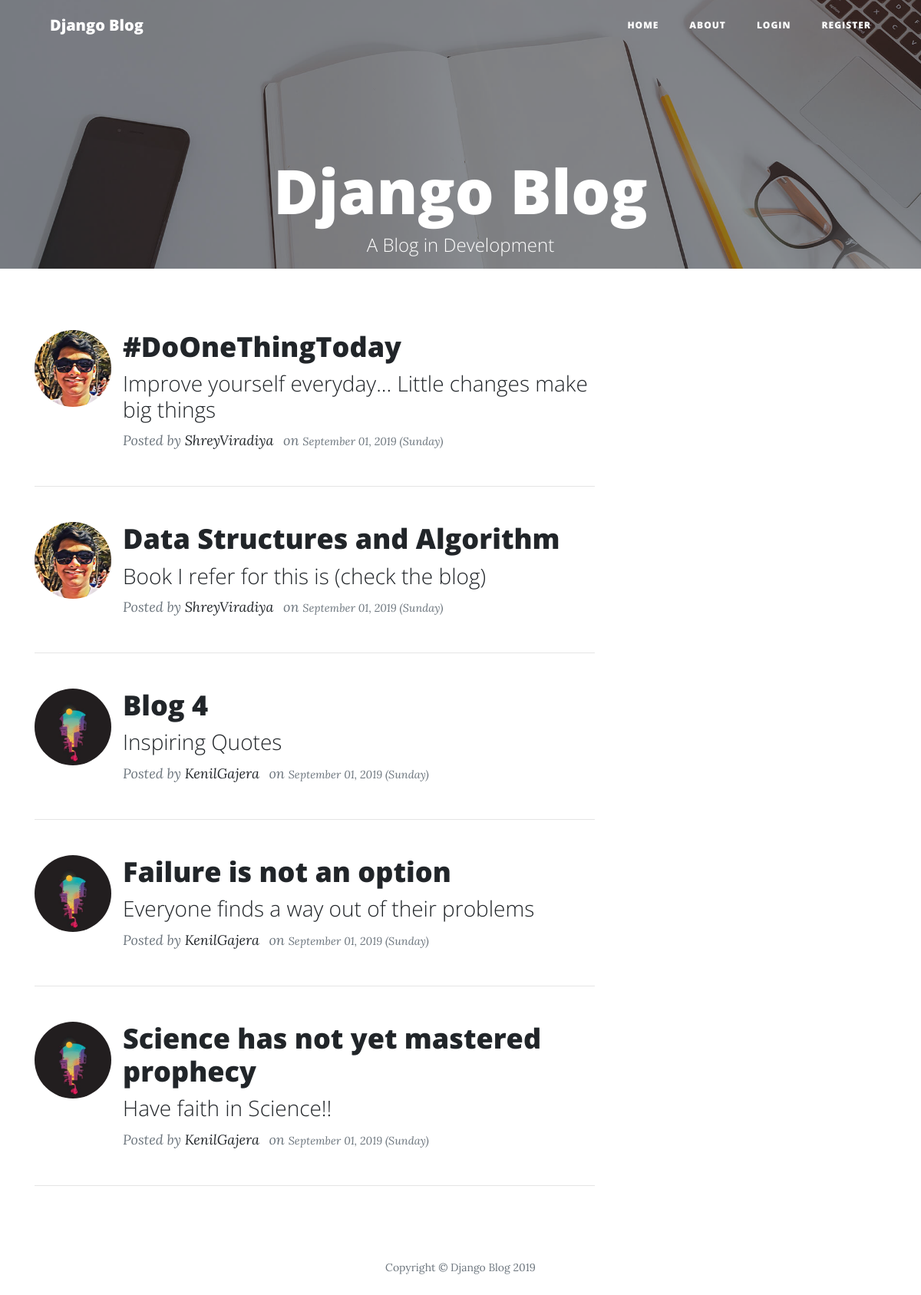
The app's page /, older data.
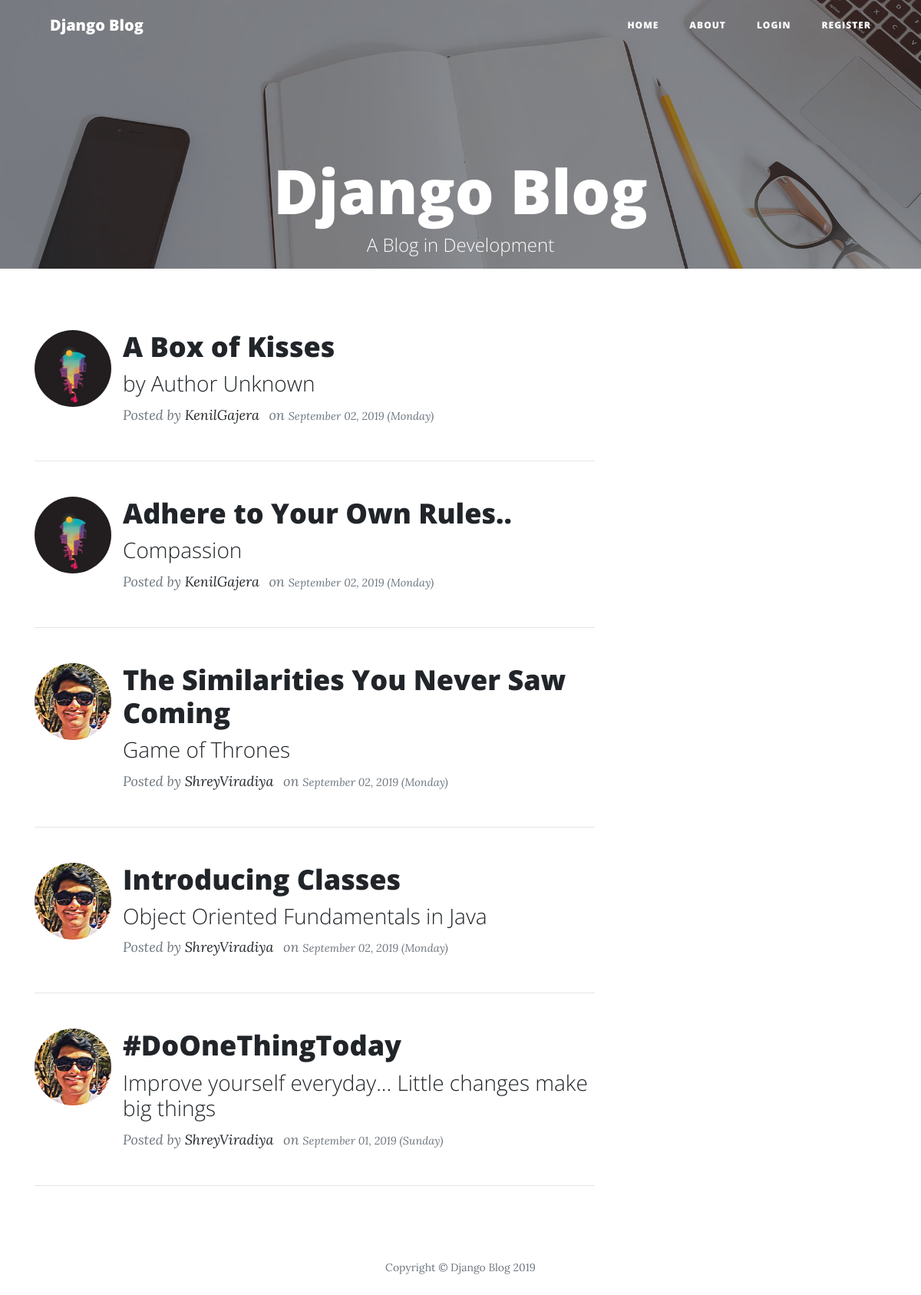
The same page, newer data.
### blog/models.py (models this page shows, shortened)
class Post(models.Model):
    title = models.CharField(max_length = 100)
    subtitle = models.CharField(max_length = 500, default = "Subtitle Text Here")
    content = models.TextField()
    date_posted = models.DateTimeField(default = timezone.now)
    author = models.ForeignKey(User, on_delete = models.CASCADE)

### users/models.py (models this page shows, shortened)
class Profile(models.Model):
    user = models.OneToOneField(User, on_delete = models.CASCADE)
    image = models.ImageField(default = 'default.jpg', upload_to = 'profile_pics')

### blog/views.py (the view)
# urls.py: path('', PostListView.as_view() , name = 'blog-home'),
class PostListView(ListView):
    model = Post
    template_name = 'blog/home.html'  # <app>/<model>_<viewtype>.html
    context_object_name = 'posts'
    ordering = ['-date_posted']
    paginate_by = 5

### blog/templates/blog/home.html
{% extends "blog/base.html" %}
{% block content %}
    {%for post in posts%}
    <div class="d-xl-flex align-items-xl-start">
    <img class="rounded-circle" src="{{ post.author.profile.image.url }}" style="height: 100px; width: 100px; margin-right: 15px;margin-top: 30px">
    <div class="post-preview">
        <a href="{% url 'post-detail' post.id %}">
            <h2 class="post-title">{{ post.title }}</h2>
        </a>
        <a>
            <h3 class="post-subtitle">{{ post.subtitle }}</h3></a>
        <p class="post-meta">Posted by <a class="mr-2" href="#">{{ post.author }}</a> on <small class="text-muted">{{ post.date_posted|date:"F d, Y (l)" }}</small></p>
    </div>
    </div>
    <hr>
    {%endfor%}
{% endblock content %}

Row changes from the older to the newer data that the page shows:
no longer on this page (row unchanged): Post: author.profile.image (picture), title "Data Structures and Algorithm", subtitle "Book I refer for this is (check the blog)", author "ShreyViradiya", date_posted "September 01, 2019 (Sunday)"
no longer on this page (row unchanged): Post: author.profile.image (placeholder picture), title "Blog 4", subtitle "Inspiring Quotes", author "KenilGajera", date_posted "September 01, 2019 (Sunday)"
no longer on this page (row unchanged): Post: author.profile.image (placeholder picture), title "Failure is not an option", subtitle "Everyone finds a way out of their problems", author "KenilGajera", date_posted "September 01, 2019 (Sunday)"
no longer on this page (row unchanged): Post: author.profile.image (placeholder picture), title "Science has not yet mastered prophecy", subtitle "Have faith in Science!!", author "KenilGajera", date_posted "September 01, 2019 (Sunday)"
added Post: author.profile.image (placeholder picture), title "A Box of Kisses", subtitle "by Author Unknown", author "KenilGajera", date_posted "September 02, 2019 (Monday)"
added Post: author.profile.image (placeholder picture), title "Adhere to Your Own Rules..", subtitle "Compassion", author "KenilGajera", date_posted "September 02, 2019 (Monday)"
added Post: author.profile.image (picture), title "The Similarities You Never Saw Coming", subtitle "Game of Thrones", author "ShreyViradiya", date_posted "September 02, 2019 (Monday)"
added Post: author.profile.image (picture), title "Introducing Classes", subtitle "Object Oriented Fundamentals in Java", author "ShreyViradiya", date_posted "September 02, 2019 (Monday)"
